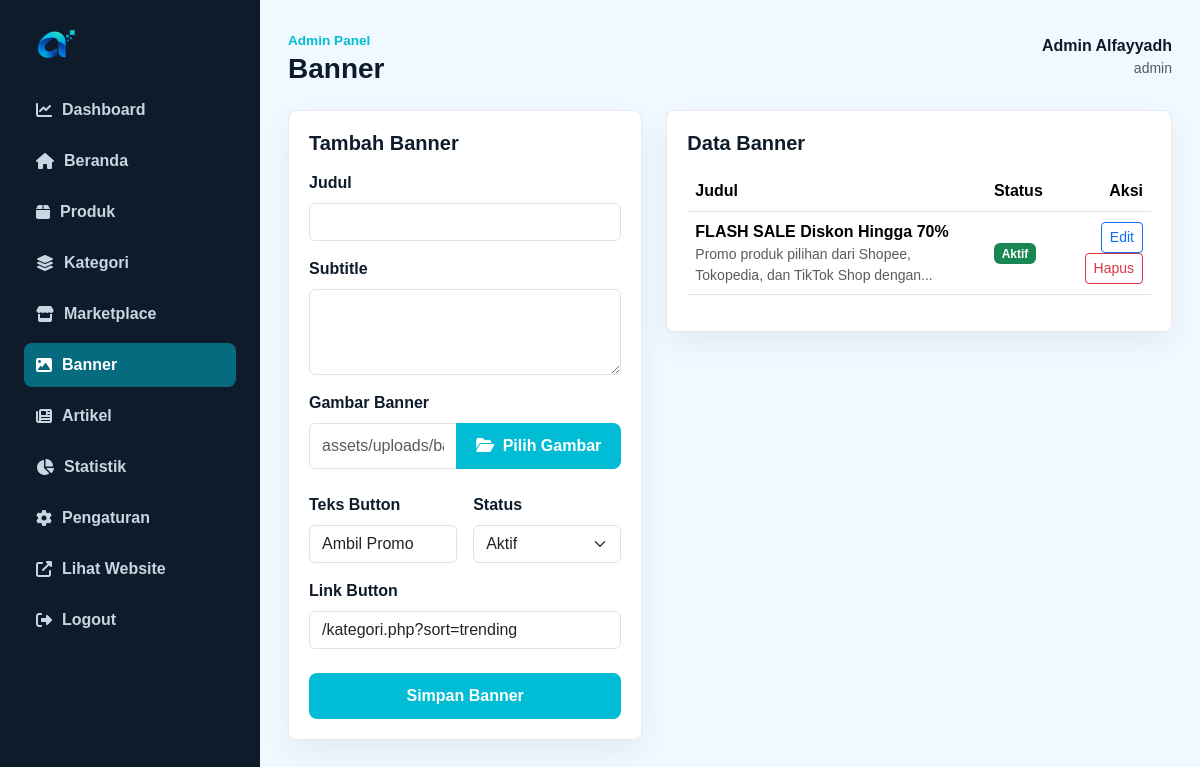
The page /admin/banners.php (signed in) on the database its author committed.
### tables this page shows
CREATE TABLE banners (
    id INT AUTO_INCREMENT PRIMARY KEY,
    judul VARCHAR(160) NOT NULL,
    subtitle VARCHAR(255) NOT NULL,
    gambar VARCHAR(255) NULL,
    button_text VARCHAR(80) NOT NULL,
    button_link VARCHAR(255) NOT NULL,
    status ENUM('aktif', 'draft') NOT NULL DEFAULT 'aktif'
);

### includes/config.php (called while the page is built, shortened)
<?php
function app_url($path = '') {
    return BASE_URL . ltrim($path, '/');
}

### includes/db.php (called while the page is built, shortened)
<?php
require_once __DIR__ . '/config.php';
function db()
{
    static $pdo = null;
    $dsn = 'mysql:host=' . DB_HOST . ';dbname=' . DB_NAME . ';charset=' . DB_CHARSET;
    try {
        $pdo = new PDO($dsn, DB_USER, DB_PASS, [
            PDO::ATTR_ERRMODE => PDO::ERRMODE_EXCEPTION,
            PDO::ATTR_DEFAULT_FETCH_MODE => PDO::FETCH_ASSOC,
            PDO::ATTR_EMULATE_PREPARES => false,
        ]);
    } catch (PDOException $exception) {
        http_response_code(500);
        echo '<!doctype html><html lang="id"><head><meta charset="utf-8">';
        echo '<title>Koneksi database gagal</title>';
        echo '<link href="https://cdn.jsdelivr.net/npm/bootstrap@5.3.3/dist/css/bootstrap.min.css" rel="stylesheet">';
        echo '</head><body class="bg-light"><main class="container py-5">';
        echo '<div class="alert alert-danger shadow-sm"><h1 class="h4">Koneksi database gagal</h1>';
        echo '<p>Pastikan database <strong>alfayyadh_db</strong> sudah dibuat dan file SQL sudah di-import melalui phpMyAdmin.</p>';
        echo '<p class="mb-0 small text-muted">Detail: ' . htmlspecialchars($exception->getMessage(), ENT_QUOTES, 'UTF-8') . '</p></div>';
        echo '</main></body></html>';
        exit;
    }
    return $pdo;
}

### admin/banners.php (the view, shortened to what this page needs)
<?php
$editId = isset($_GET['id']) ? (int) $_GET['id'] : 0;
$edit = $editId > 0 ? fetch_one('SELECT * FROM banners WHERE id = ?', [$editId]) : null;
$banners = fetch_all('SELECT * FROM banners ORDER BY id DESC');
require_once __DIR__ . '/includes/header.php';
?>
<div class="row g-4">
    <div class="col-lg-5">
        <form class="admin-card" method="post">
            <h2 class="h5 fw-bold mb-3"><?= $edit ? 'Edit Banner' : 'Tambah Banner' ?></h2>
            <div class="mb-3">
                <label class="form-label fw-bold" for="judul">Judul</label>
                <input id="judul" class="form-control" name="judul" value="<?= e($edit ? $edit['judul'] : '') ?>" required>
            </div>
            <div class="mb-3">
                <label class="form-label fw-bold" for="subtitle">Subtitle</label>
                <textarea id="subtitle" class="form-control" name="subtitle" rows="3" required><?= e($edit ? $edit['subtitle'] : '') ?></textarea>
            </div>
            <div class="mb-3">
                <label class="form-label fw-bold" for="gambar">Gambar Banner</label>
                <?php require_once __DIR__ . '/includes/media-field.php'; echo media_field('gambar','gambar', $edit ? $edit['gambar'] : '', 'banners', 'assets/uploads/banners/banner.jpg'); ?>
            </div>
            <div class="row g-3">
                <div class="col-md-6">
                    <label class="form-label fw-bold" for="button_text">Teks Button</label>
                    <input id="button_text" class="form-control" name="button_text" value="<?= e($edit ? $edit['button_text'] : 'Ambil Promo') ?>" required>
                </div>
                <div class="col-md-6">
                    <label class="form-label fw-bold" for="status">Status</label>
                    <select id="status" class="form-select" name="status">
                        <option value="aktif" <?= !$edit || $edit['status'] === 'aktif' ? 'selected' : '' ?>>Aktif</option>
                    </select>
                </div>
            </div>
            <div class="mb-4 mt-3">
                <label class="form-label fw-bold" for="button_link">Link Button</label>
                <input id="button_link" class="form-control" name="button_link" value="<?= e($edit ? $edit['button_link'] : app_url('kategori.php?sort=trending')) ?>" required>
            </div>
            <button class="btn btn-affiliate w-100" type="submit">Simpan Banner</button>
        </form>
    </div>
    <div class="col-lg-7">
        <div class="admin-card">
            <h2 class="h5 fw-bold mb-3">Data Banner</h2>
            <div class="table-responsive">
                <table class="table align-middle">
                    <thead><tr><th>Judul</th><th>Status</th><th class="text-end">Aksi</th></tr></thead>
                    <tbody>
                        <?php foreach ($banners as $banner) : ?>
                            <tr>
                                <td>
                                    <strong><?= e($banner['judul']) ?></strong>
                                    <div class="text-muted small"><?= e(short_text($banner['subtitle'], 70)) ?></div>
                                </td>
                                <td><?= admin_badge_status($banner['status']) ?></td>
                                <td class="text-end">
                                    <a class="btn btn-sm btn-outline-primary" href="<?= e(app_url('admin/banners.php?id=' . (int) $banner['id'])) ?>">Edit</a>
                                    <a class="btn btn-sm btn-outline-danger" data-confirm="Hapus banner ini?" href="<?= e(app_url('admin/banners.php?delete=' . (int) $banner['id'])) ?>">Hapus</a>
                                </td>
                            </tr>
                        <?php endforeach; ?>
                    </tbody>
                </table>
            </div>
        </div>
    </div>
</div>
<?php require_once __DIR__ . '/includes/footer.php'; ?>

### includes/functions.php (shortened to what this page needs)
<?php
require_once __DIR__ . '/db.php';
function e($value)
{
    return htmlspecialchars((string) $value, ENT_QUOTES, 'UTF-8');
}
function fetch_all($sql, $params = [])
{
    $stmt = db()->prepare($sql);
    $stmt->execute($params);
    return $stmt->fetchAll();
}
function short_text($text, $limit = 120)
{
    $text = trim(strip_tags((string) $text));
    return substr($text, 0, $limit - 3) . '...';
}
    ?>
    <?php
function admin_badge_status($status)
{
    return $status === 'aktif'
        ? '<span class="badge text-bg-success">Aktif</span>'
        : '<span class="badge text-bg-secondary">Draft</span>';
}

### assets/css/style.css (style rules this page uses)
:root { --primary: #00bcd4; --primary-dark: #0097a7; --primary-light: #b2ebf2; --primary-rgb: 0, 188, 212; --secondary: #006994; --secondary-dark: #004d6b; --secondary-light: #e0f7fa; --accent: #00e5ff; --accent-dark: #00b8d4; --success: #10b981; --warning: #f59e0b; --danger: #ef4444; --info: #06b6d4; --ink: #0d1b2a; --muted: #64748b; --line: #e2e8f0; --surface: #ffffff; --soft: #f0f9ff; --shadow: 0 16px 40px rgba(13, 27, 42, 0.08); --shadow-glow: 0 0 32px rgba(0, 188, 212, 0.2); }
* { box-sizing: border-box; }
body { margin: 0; background: #f7f8fb; color: var(--ink); font-family: Arial, Helvetica, sans-serif; }
a { color: inherit; text-decoration: none; }
.btn-hero, .btn-affiliate { border: 0; border-radius: 8px; background: var(--primary); color: #fff; font-weight: 800; padding: 11px 20px; }
.product-card, .category-tile, .viral-card, .article-card, .filter-panel, .detail-panel, .compare-card, .admin-card { position: relative; border: 1px solid rgba(229, 231, 235, 0.85); border-radius: 8px; background: var(--surface); box-shadow: 0 12px 30px rgba(17, 24, 39, 0.06); }
.admin-body { min-height: 100vh; background: var(--soft); }
.admin-card { padding: 20px; }

### rows shown on the page
banners: judul "FLASH SALE Diskon Hingga 70%", subtitle "Promo produk pilihan dari Shopee, Tokopedia, dan TikTok Shop dengan...", status "Aktif"

### other values the page prints
$adminTitle "Banner"
$admin['nama'] "Admin Alfayyadh"
$admin['role'] "admin"
